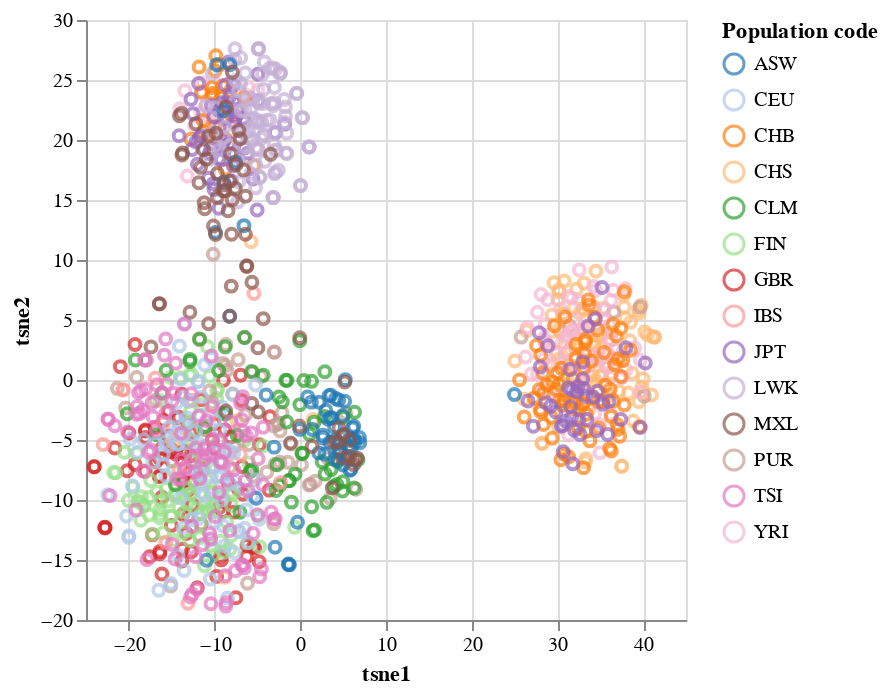

Notebook code for this chart:
### Code cell
alt.Chart(df_plot).mark_point().encode(
    x='tsne1',
    y='tsne2',
    color=alt.Color('Population code', scale=alt.Scale(scheme='category20'))
)

### Figure 1 — Vega-Lite specification as saved in the notebook (floating-point values rounded to 4 significant figures; data arrays with more than 128 entries replaced by an {"elided": "..."} marker saying what was removed)
{"config": {"view": {"continuousWidth": 300, "continuousHeight": 300}}, "data": {"name": "data-96c3778c84eebc3c1b0aea41be4e1d6f"}, "mark": {"type": "point"}, "encoding": {"color": {"field": "Population code", "scale": {"scheme": "category20"}, "type": "nominal"}, "x": {"field": "tsne1", "type": "quantitative"}, "y": {"field": "tsne2", "type": "quantitative"}}, "$schema": "https://vega.github.io/schema/vega-lite/v5.15.1.json", "datasets": {"data-96c3778c84eebc3c1b0aea41be4e1d6f": {"elided": "1092 records"}}}
